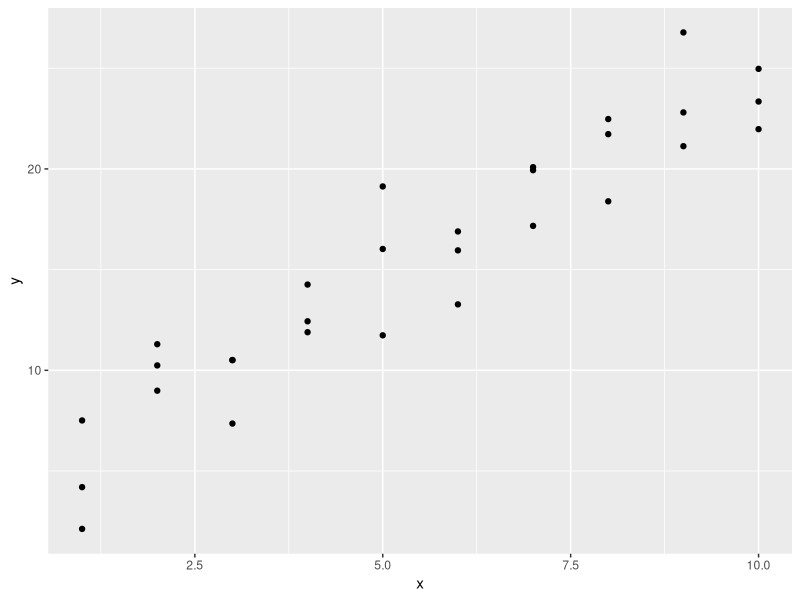
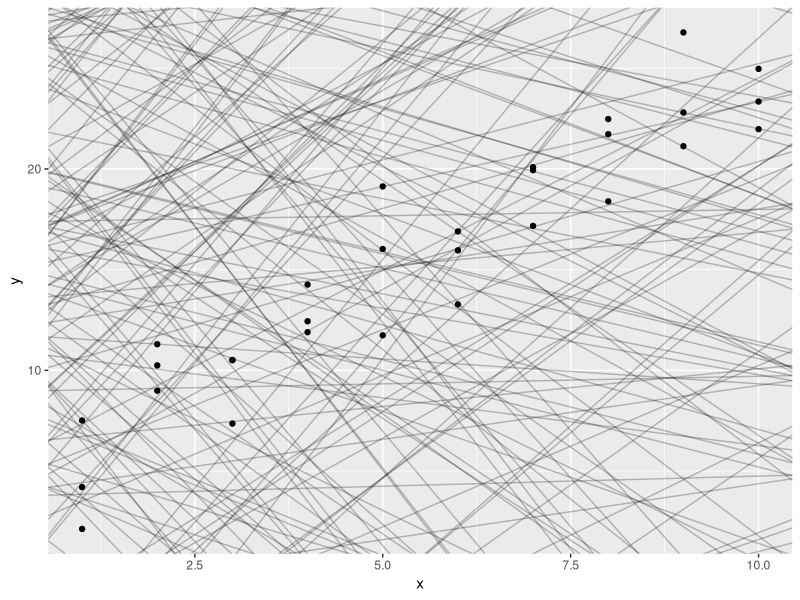
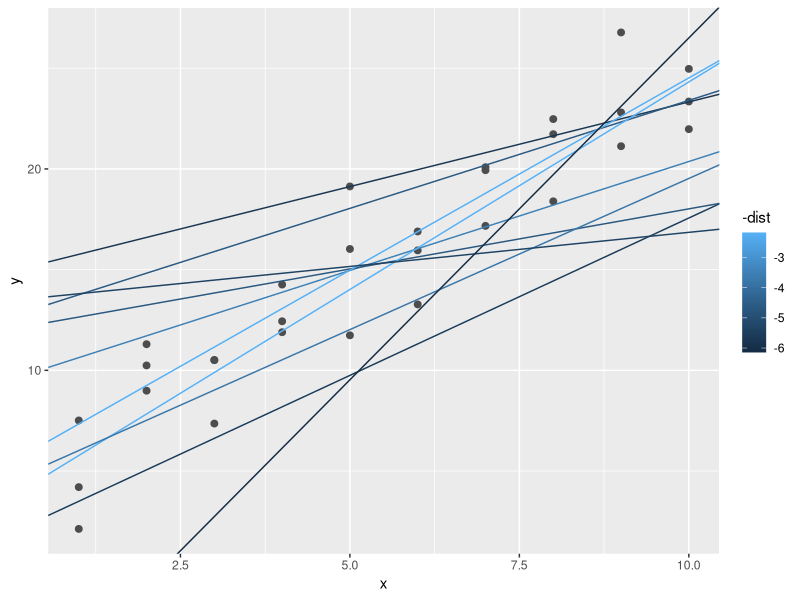
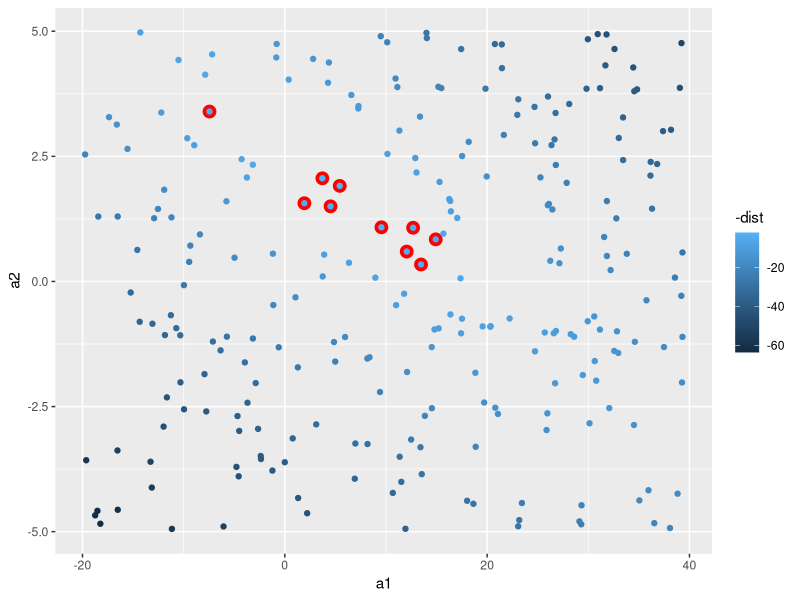
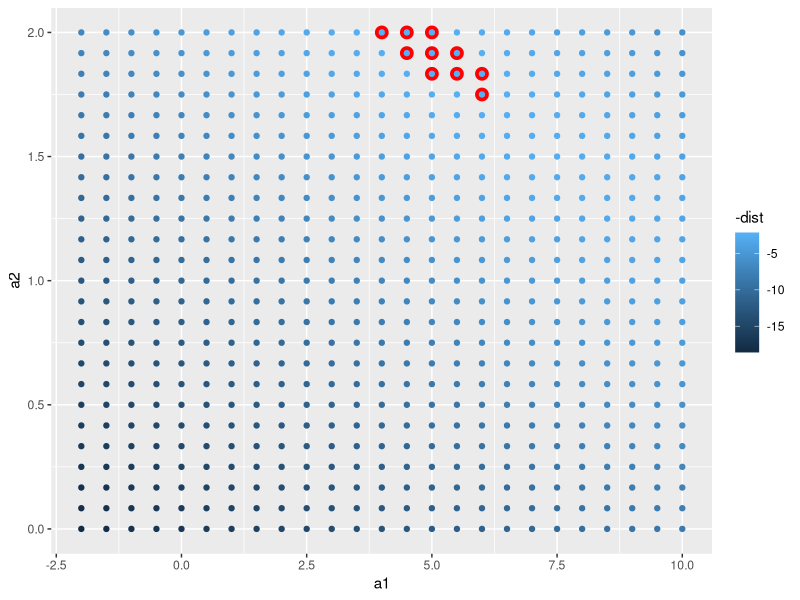
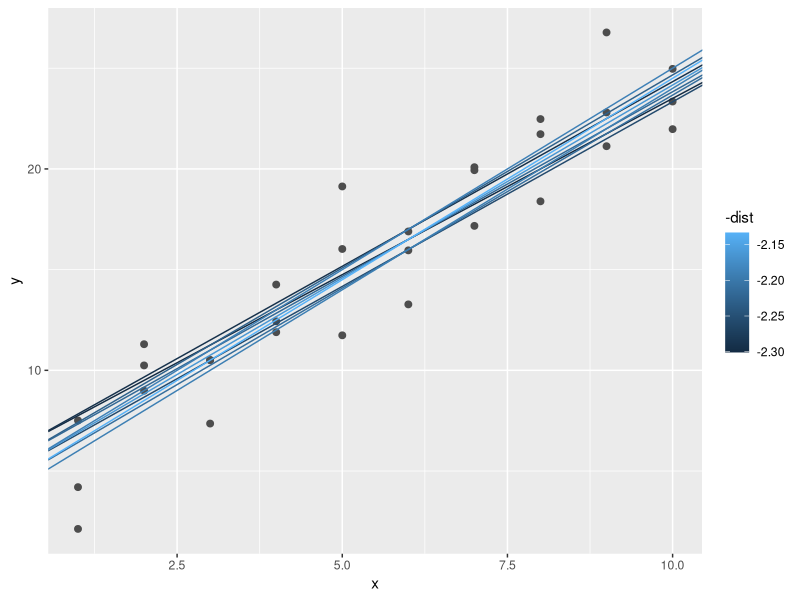
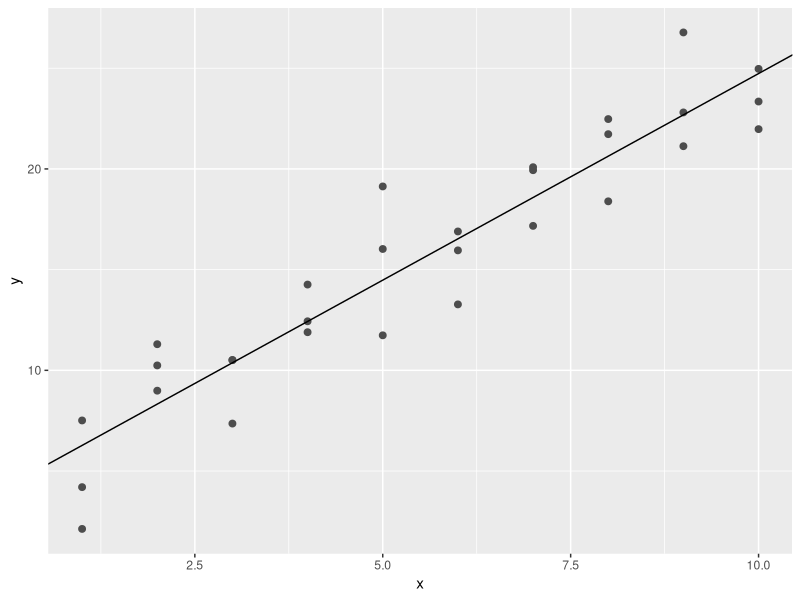

R code for these plots, in order:
## ---- chunk 1
library(tidyverse)

library(modelr)
options(na.action = na.warn)
## ---- chunk 2
ggplot(sim1, aes(x, y)) +
  geom_point()
## ---- chunk 3
cor(sim1$x, sim1$y)
## ---- chunk 4
models <- tibble(
  a1 = runif(250, -20, 40),
  a2 = runif(250, -5, 5)
)

ggplot(sim1, aes(x, y)) + 
  geom_abline(
    aes(intercept = a1, slope = a2), 
    data = models, alpha = 1/4
  ) +
  geom_point()
## ---- chunk 5
model1 <- function(a, data) {
  a[1] + data$x * a[2]
}

model1(c(7, 1.5), sim1)
sim1
## ---- chunk 6
measure_distance <- function(mod, data) {
  diff <- data$y - model1(mod, data)
  sqrt(mean(diff ^ 2))
}
measure_distance(c(7, 1.5), sim1)
## ---- chunk 7
sim1_dist <- function(a1, a2) {
  measure_distance(c(a1, a2), sim1)
}

models <- models %>% 
  mutate(dist = purrr::map2_dbl(a1, a2, sim1_dist))
models
## ---- chunk 8
ggplot(sim1, aes(x, y)) + 
  geom_point(size = 2, color = "grey30") + 
  geom_abline(
    aes(intercept = a1, slope = a2, color = -dist), 
    data = filter(models, rank(dist) <= 10)
  )
## ---- chunk 9
ggplot(models, aes(a1, a2)) +
  geom_point(data = filter(models, rank(dist) <= 10), size = 4, colour = "red") +
  geom_point(aes(colour = -dist))
## ---- chunk 10
grid <- expand.grid(
  a1 = seq(-2, 10, length = 25),
  a2 = seq(0, 2, length = 25)
  ) %>% 
  mutate(dist = purrr::map2_dbl(a1, a2, sim1_dist))

grid %>% 
  ggplot(aes(a1, a2)) +
  geom_point(data = filter(grid, rank(dist) <= 10), size = 4, colour = "red") +
  geom_point(aes(colour = -dist)) 
## ---- chunk 11
ggplot(sim1, aes(x, y)) + 
  geom_point(size = 2, colour = "grey30") + 
  geom_abline(
    aes(intercept = a1, slope = a2, colour = -dist), 
    data = filter(grid, rank(dist) <= 10)
  )
## ---- chunk 12
sim_mod <- lm(y ~ x, sim1)
coef(sim_mod)
## ---- chunk 13
ggplot(sim1, aes(x, y)) + 
  geom_point(size = 2, colour = "grey30") + 
  geom_abline(intercept = coef(sim_mod)[1], slope = coef(sim_mod)[2])
